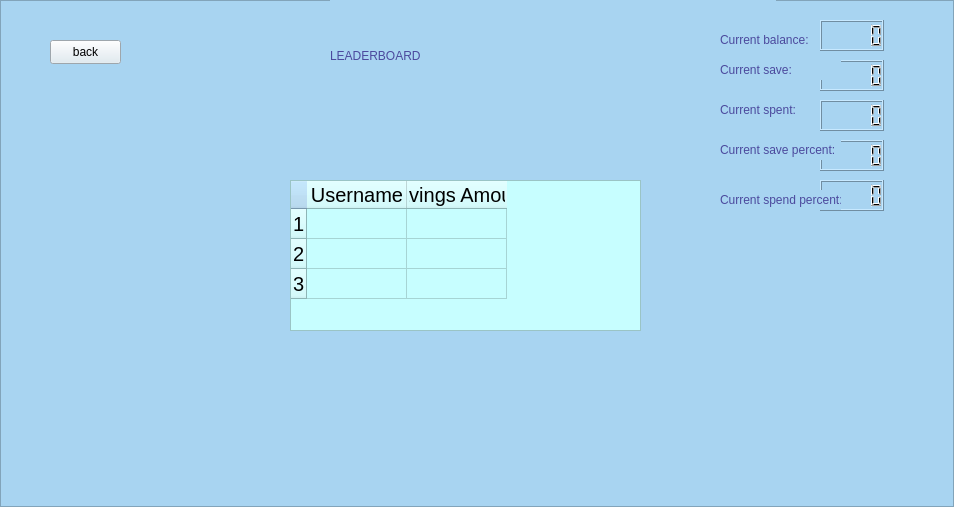
<?xml version="1.0" encoding="UTF-8"?>
<ui version="4.0">
 <class>Leaderboard</class>
 <widget class="QWidget" name="Leaderboard">
  <property name="geometry">
   <rect>
    <x>0</x>
    <y>0</y>
    <width>954</width>
    <height>507</height>
   </rect>
  </property>
  <property name="windowTitle">
   <string>Form</string>
  </property>
  <widget class="QStackedWidget" name="stackedWidget">
   <property name="geometry">
    <rect>
     <x>0</x>
     <y>0</y>
     <width>954</width>
     <height>507</height>
    </rect>
   </property>
   <widget class="QWidget" name="page">
    <widget class="QFrame" name="frame">
     <property name="geometry">
      <rect>
       <x>0</x>
       <y>0</y>
       <width>954</width>
       <height>507</height>
      </rect>
     </property>
     <property name="styleSheet">
      <string notr="true">background-color: rgb(168, 212, 241);</string>
     </property>
     <property name="frameShape">
      <enum>QFrame::StyledPanel</enum>
     </property>
     <property name="frameShadow">
      <enum>QFrame::Raised</enum>
     </property>
     <widget class="QLabel" name="label_7">
      <property name="geometry">
       <rect>
        <x>330</x>
        <y>0</y>
        <width>446</width>
        <height>111</height>
       </rect>
      </property>
      <property name="styleSheet">
       <string notr="true">color: rgb(75,73,157);
font: 700 28pt &quot;Segoe UI&quot;;</string>
      </property>
      <property name="text">
       <string>LEADERBOARD</string>
      </property>
     </widget>
     <widget class="QPushButton" name="back">
      <property name="geometry">
       <rect>
        <x>50</x>
        <y>40</y>
        <width>71</width>
        <height>24</height>
       </rect>
      </property>
      <property name="styleSheet">
       <string notr="true">background-color: rgb(221, 233, 241);
font: 700 9pt &quot;Segoe UI&quot;;</string>
      </property>
      <property name="text">
       <string>back</string>
      </property>
     </widget>
     <widget class="QLabel" name="label">
      <property name="geometry">
       <rect>
        <x>720</x>
        <y>30</y>
        <width>121</width>
        <height>20</height>
       </rect>
      </property>
      <property name="styleSheet">
       <string notr="true">color: rgb(75, 73, 157);
font: 700 9pt &quot;Segoe UI&quot;;</string>
      </property>
      <property name="text">
       <string>Current balance:</string>
      </property>
     </widget>
     <widget class="QTableWidget" name="tableWidget">
      <property name="geometry">
       <rect>
        <x>290</x>
        <y>180</y>
        <width>351</width>
        <height>151</height>
       </rect>
      </property>
      <property name="styleSheet">
       <string notr="true">font: 700 9pt &quot;Segoe UI&quot;;
font-size: 20px;
background-color: rgb(199, 254, 255);
color: rgb(0, 0, 0);</string>
      </property>
      <row>
       <property name="text">
        <string>1</string>
       </property>
      </row>
      <row>
       <property name="text">
        <string>2</string>
       </property>
      </row>
      <row>
       <property name="text">
        <string>3</string>
       </property>
      </row>
      <column>
       <property name="text">
        <string>Username</string>
       </property>
      </column>
      <column>
       <property name="text">
        <string>Savings Amount</string>
       </property>
      </column>
     </widget>
     <widget class="QLCDNumber" name="balance">
      <property name="geometry">
       <rect>
        <x>820</x>
        <y>20</y>
        <width>64</width>
        <height>31</height>
       </rect>
      </property>
     </widget>
     <widget class="QLCDNumber" name="amtSave">
      <property name="geometry">
       <rect>
        <x>820</x>
        <y>60</y>
        <width>64</width>
        <height>31</height>
       </rect>
      </property>
     </widget>
     <widget class="QLabel" name="label_2">
      <property name="geometry">
       <rect>
        <x>720</x>
        <y>60</y>
        <width>121</width>
        <height>20</height>
       </rect>
      </property>
      <property name="styleSheet">
       <string notr="true">color: rgb(75, 73, 157);
font: 700 9pt &quot;Segoe UI&quot;;</string>
      </property>
      <property name="text">
       <string>Current save:</string>
      </property>
     </widget>
     <widget class="QLabel" name="label_3">
      <property name="geometry">
       <rect>
        <x>720</x>
        <y>100</y>
        <width>121</width>
        <height>20</height>
       </rect>
      </property>
      <property name="styleSheet">
       <string notr="true">color: rgb(75, 73, 157);
font: 700 9pt &quot;Segoe UI&quot;;</string>
      </property>
      <property name="text">
       <string>Current spent:</string>
      </property>
     </widget>
     <widget class="QLCDNumber" name="amtSpend">
      <property name="geometry">
       <rect>
        <x>820</x>
        <y>100</y>
        <width>64</width>
        <height>31</height>
       </rect>
      </property>
     </widget>
     <widget class="QLCDNumber" name="savepercent">
      <property name="geometry">
       <rect>
        <x>820</x>
        <y>140</y>
        <width>64</width>
        <height>31</height>
       </rect>
      </property>
     </widget>
     <widget class="QLabel" name="label_4">
      <property name="geometry">
       <rect>
        <x>720</x>
        <y>140</y>
        <width>121</width>
        <height>20</height>
       </rect>
      </property>
      <property name="styleSheet">
       <string notr="true">color: rgb(75, 73, 157);
font: 700 9pt &quot;Segoe UI&quot;;</string>
      </property>
      <property name="text">
       <string>Current save percent:</string>
      </property>
     </widget>
     <widget class="QLCDNumber" name="spendpercent">
      <property name="geometry">
       <rect>
        <x>820</x>
        <y>180</y>
        <width>64</width>
        <height>31</height>
       </rect>
      </property>
     </widget>
     <widget class="QLabel" name="label_5">
      <property name="geometry">
       <rect>
        <x>720</x>
        <y>190</y>
        <width>121</width>
        <height>20</height>
       </rect>
      </property>
      <property name="styleSheet">
       <string notr="true">color: rgb(75, 73, 157);
font: 700 9pt &quot;Segoe UI&quot;;</string>
      </property>
      <property name="text">
       <string>Current spend percent:</string>
      </property>
     </widget>
    </widget>
   </widget>
  </widget>
 </widget>
 <resources/>
 <connections/>
</ui>
